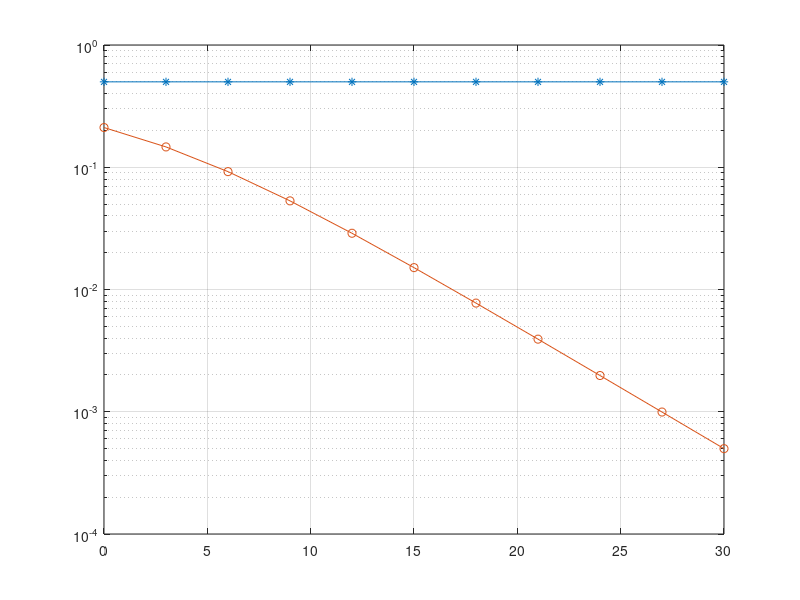

This chart was generated by the following MATLAB code:
clc
clear all
close all

N = 1e6;
x1 = randi(2,1,N) - 1;
x = 2*x1 - 1;
snr_db = 0:3:30;
snr_lin = 10.^(snr_db/10);

errorth = 1/2*(1 - sqrt(snr_lin./(2 + snr_lin)));
n_sd = 1./sqrt(snr_lin);
noise = complex(randn(1,N),randn(1,N));
h = sqrt(1/2)*complex(randn(1,N),randn(1,N));

for i = 1:length(snr_db)
    y = h.*x + n_sd(i).*noise;
    det = y./h>0;
    error(i) = sum(abs(x1-det).^2)/N;
end

semilogy(snr_db,error,'-*');
hold on;

semilogy(snr_db,errorth,'-o');
hold off;
grid on;